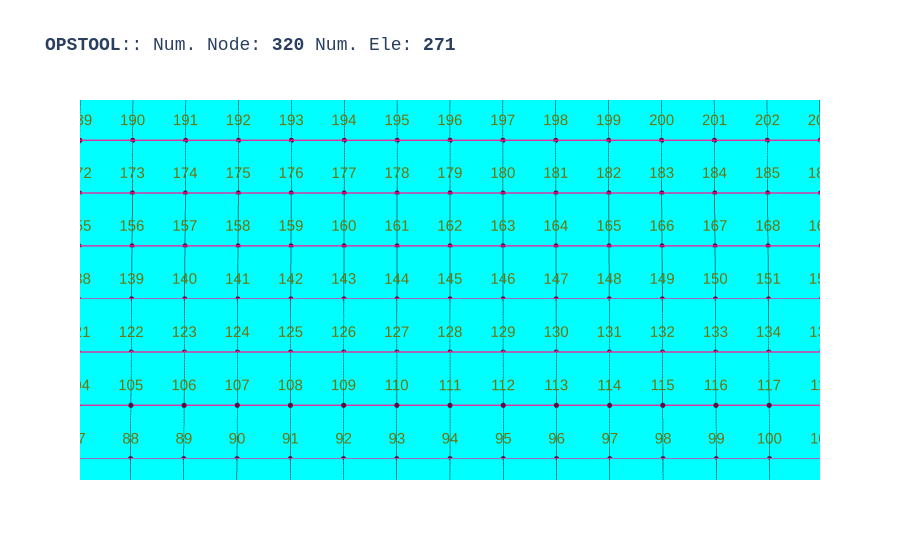

The notebook cell saved with this chart:
### Code cell
opst.vis.plotly.plot_model(show_node_numbering=True)

### Figure 1 — Plotly figure (JSON) as saved in the notebook; plotly's stock layout.template omitted (floating-point values rounded to 4 significant figures; data arrays with more than 128 entries replaced by an {"elided": "..."} marker saying what was removed)
{"data": [{"color": "#00FFFF", "hoverinfo": "skip", "i": {"elided": "512 int values"}, "j": {"elided": "512 int values"}, "k": {"elided": "512 int values"}, "name": "FourNodeQuad", "opacity": 1, "type": "mesh3d", "x": {"elided": "1024 float values"}, "y": {"elided": "1024 float values"}, "z": {"elided": "1024 float values"}}, {"connectgaps": false, "hoverinfo": "skip", "line": {"color": "black", "width": 1}, "mode": "lines", "name": "Edge", "type": "scatter3d", "x": {"elided": "1536 float values"}, "y": {"elided": "1536 float values"}, "z": {"elided": "1536 float values"}}, {"connectgaps": false, "hoverinfo": "skip", "line": {"color": "#0652ff", "width": 5}, "mode": "lines", "name": "DispBeamColumn2d", "type": "scatter3d", "x": [45250.0, 45750.0, NaN, 45750.0, 46250.0, NaN, 46250.0, 46750.0, NaN, 46750.0, 47250.0, NaN, 47250.0, 47750.0, NaN, 47750.0, 48250.0, NaN, 48250.0, 48750.0, NaN, 48750.0, 49250.0, NaN, 49250.0, 49750.0, NaN, 49750.0, 50250.0, NaN, 50250.0, 50750.0, NaN, 50750.0, 51250.0, NaN, 51250.0, 51750.0, NaN, 51750.0, 52250.0, NaN, 52250.0, 52750.0, NaN], "y": [40250.0, 40250.0, NaN, 40250.0, 40250.0, NaN, 40250.0, 40250.0, NaN, 40250.0, 40250.0, NaN, 40250.0, 40250.0, NaN, 40250.0, 40250.0, NaN, 40250.0, 40250.0, NaN, 40250.0, 40250.0, NaN, 40250.0, 40250.0, NaN, 40250.0, 40250.0, NaN, 40250.0, 40250.0, NaN, 40250.0, 40250.0, NaN, 40250.0, 40250.0, NaN, 40250.0, 40250.0, NaN, 40250.0, 40250.0, NaN], "z": [0.0, 0.0, NaN, 0.0, 0.0, NaN, 0.0, 0.0, NaN, 0.0, 0.0, NaN, 0.0, 0.0, NaN, 0.0, 0.0, NaN, 0.0, 0.0, NaN, 0.0, 0.0, NaN, 0.0, 0.0, NaN, 0.0, 0.0, NaN, 0.0, 0.0, NaN, 0.0, 0.0, NaN, 0.0, 0.0, NaN, 0.0, 0.0, NaN, 0.0, 0.0, NaN]}, {"customdata": {"elided": "256 str values"}, "hovertemplate": "%{customdata}", "marker": {"color": "#00FFFF", "size": 3, "symbol": "diamond-open"}, "mode": "markers", "name": "FourNodeQuad", "type": "scatter3d", "x": {"elided": "256 float values"}, "y": {"elided": "256 float values"}, "z": {"elided": "256 float values"}}, {"customdata": ["eleTag: 400<br>connectedNodes:<br> [290 291]", "eleTag: 401<br>connectedNodes:<br> [291 292]", "eleTag: 402<br>connectedNodes:<br> [292 293]", "eleTag: 403<br>connectedNodes:<br> [293 294]", "eleTag: 404<br>connectedNodes:<br> [294 295]", "eleTag: 405<br>connectedNodes:<br> [295 296]", "eleTag: 406<br>connectedNodes:<br> [296 297]", "eleTag: 407<br>connectedNodes:<br> [297 298]", "eleTag: 408<br>connectedNodes:<br> [298 299]", "eleTag: 409<br>connectedNodes:<br> [299 300]", "eleTag: 410<br>connectedNodes:<br> [300 301]", "eleTag: 411<br>connectedNodes:<br> [301 302]", "eleTag: 412<br>connectedNodes:<br> [302 303]", "eleTag: 413<br>connectedNodes:<br> [303 304]", "eleTag: 414<br>connectedNodes:<br> [304 305]"], "hovertemplate": "%{customdata}", "marker": {"color": "#0652ff", "size": 3, "symbol": "diamond-open"}, "mode": "markers", "name": "DispBeamColumn2d", "type": "scatter3d", "x": [45500.0, 46000.0, 46500.0, 47000.0, 47500.0, 48000.0, 48500.0, 49000.0, 49500.0, 50000.0, 50500.0, 51000.0, 51500.0, 52000.0, 52500.0], "y": [40250.0, 40250.0, 40250.0, 40250.0, 40250.0, 40250.0, 40250.0, 40250.0, 40250.0, 40250.0, 40250.0, 40250.0, 40250.0, 40250.0, 40250.0], "z": [0.0, 0.0, 0.0, 0.0, 0.0, 0.0, 0.0, 0.0, 0.0, 0.0, 0.0, 0.0, 0.0, 0.0, 0.0]}, {"customdata": {"elided": "320 str values"}, "hovertemplate": "x: %{x}<br>y: %{y}<br>z: %{z} <br>nodeTag: %{customdata}", "marker": {"color": "#580f41", "size": 3, "symbol": "circle"}, "mode": "markers", "name": "Nodes", "type": "scatter3d", "x": {"elided": "320 float values"}, "y": {"elided": "320 float values"}, "z": {"elided": "320 float values"}}, {"mode": "text", "name": "Node Tag", "text": {"elided": "320 str values"}, "textfont": {"color": "#6e750e", "size": 15}, "type": "scatter3d", "x": {"elided": "320 float values"}, "y": {"elided": "320 float values"}, "z": {"elided": "320 float values"}}, {"connectgaps": false, "hoverinfo": "skip", "line": {"color": "#15b01a", "width": 1}, "mode": "lines", "name": "BC", "type": "scatter3d", "x": {"elided": "340 float values"}, "y": {"elided": "340 float values"}, "z": {"elided": "340 float values"}}, {"connectgaps": false, "hoverinfo": "skip", "line": {"color": "#FF1493", "width": 2.5}, "mode": "lines", "name": "mp constraint", "type": "scatter3d", "x": [45000.0, 53000.0, NaN, 45000.0, 53000.0, NaN, 45000.0, 53000.0, NaN, 45000.0, 53000.0, NaN, 45000.0, 53000.0, NaN, 45000.0, 53000.0, NaN, 45000.0, 53000.0, NaN, 45000.0, 53000.0, NaN, 45000.0, 53000.0, NaN, 45000.0, 53000.0, NaN, 45000.0, 53000.0, NaN, 45000.0, 53000.0, NaN, 45000.0, 53000.0, NaN, 45000.0, 53000.0, NaN, 45000.0, 53000.0, NaN, 45000.0, 53000.0, NaN], "y": [32500.0, 32500.0, NaN, 33000.0, 33000.0, NaN, 33500.0, 33500.0, NaN, 34000.0, 34000.0, NaN, 34500.0, 34500.0, NaN, 35000.0, 35000.0, NaN, 35500.0, 35500.0, NaN, 36000.0, 36000.0, NaN, 36500.0, 36500.0, NaN, 37000.0, 37000.0, NaN, 37500.0, 37500.0, NaN, 38000.0, 38000.0, NaN, 38500.0, 38500.0, NaN, 39000.0, 39000.0, NaN, 39500.0, 39500.0, NaN, 40000.0, 40000.0, NaN], "z": [0.0, 0.0, NaN, 0.0, 0.0, NaN, 0.0, 0.0, NaN, 0.0, 0.0, NaN, 0.0, 0.0, NaN, 0.0, 0.0, NaN, 0.0, 0.0, NaN, 0.0, 0.0, NaN, 0.0, 0.0, NaN, 0.0, 0.0, NaN, 0.0, 0.0, NaN, 0.0, 0.0, NaN, 0.0, 0.0, NaN, 0.0, 0.0, NaN, 0.0, 0.0, NaN, 0.0, 0.0, NaN]}], "layout": {"autosize": true, "font": {"family": "Arial, sans-serif"}, "scene": {"aspectmode": "data", "camera": {"eye": {"x": 0, "y": -0.1, "z": 10}}, "dragmode": "pan", "xaxis": {"showbackground": false}, "yaxis": {"showbackground": false}, "zaxis": {"showbackground": true, "showgrid": true, "showticklabels": false, "ticks": "", "title": {"text": ""}, "visible": true}}, "showlegend": false, "title": {"font": {"family": "courier", "size": 18}, "text": "<b>OPSTOOL</b>:: Num. Node: <b>320</b> Num. Ele: <b>271</b>"}}}
